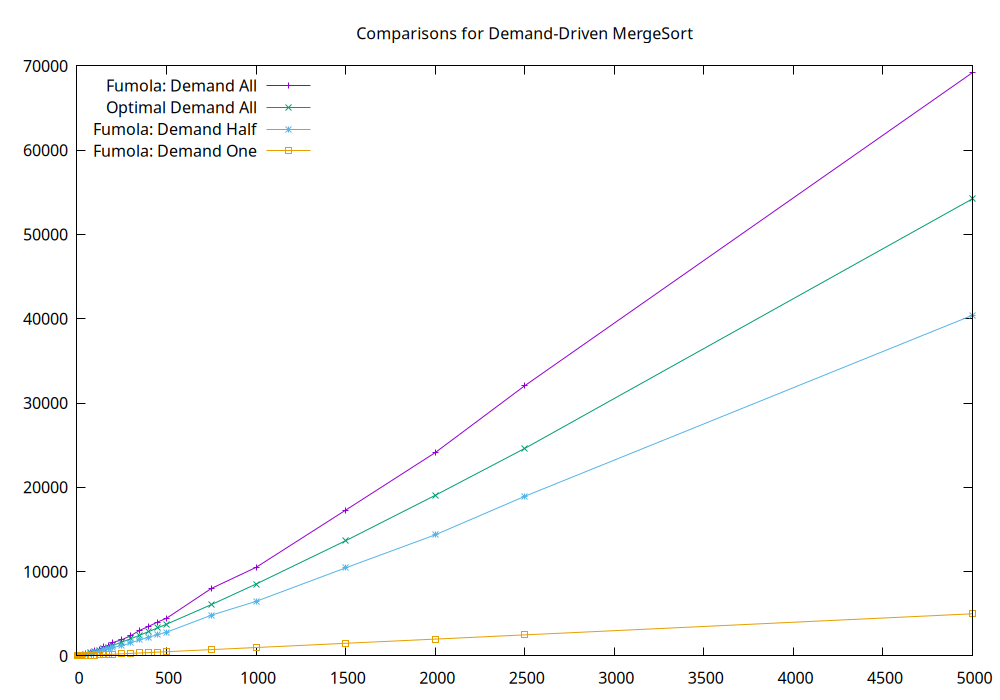

This chart was generated by the following gnuplot code:
# Convert natural log to log2
log2(x) = log(x)/log(2)

set terminal pngcairo size 1000,700
set output "mergeSortPlot.png"
set title "Comparisons for Demand-Driven MergeSort"
set key left top

plot \
    "comparisonCount.dat" using 1:4 with linespoints title "Fumola: Demand All", \
    "comparisonCount.dat" using 1:(lgamma($1+1)/log(2)) with linespoints title "Optimal Demand All", \
    "comparisonCount.dat" using 1:3 with linespoints title "Fumola: Demand Half", \
    "comparisonCount.dat" using 1:2 with linespoints title "Fumola: Demand One", \
 
